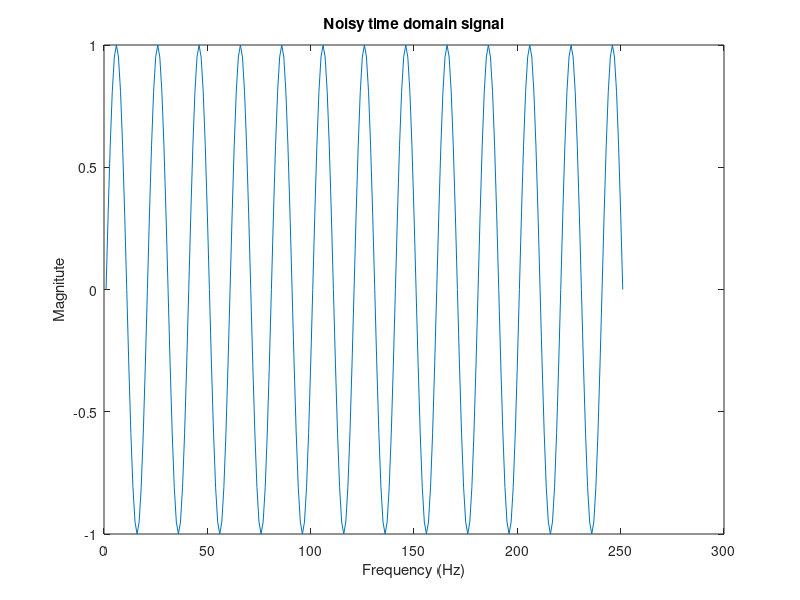

Write MATLAB code to recreate this figure.
%**********************************************************************
% Lab 1: <The Major Problem>
%
% Description:
% <This program solves the Major problem.
% A longer description should appear here (if necessary).>
%
% Author: <Student M. Me, me@twu.ca>
% Date: <January 29, 2015>
%
% Input: <none>
% Output: <only a log of what takes place>
%
% I pledge that I have completed the programming assignment independently.
% I have not copied the code from a student or any source.
% I have not given my code to any student.
%
% Sign here: <Student Name>
%*********************************************************************/

% See https://www.mathworks.com/matlabcentral/answers/380202-why-does-matlab-crash-when-plotting-with-intel-drivers?s_cid=pl_crsh_an
% matlab -softwareopenglmesa

%% Import data from text file.
clc
clear

% Create the signal
time = 0:.001:.25;
x = sin(2*pi*50*time);
y = x + 2*randn(size(time));

% Plot the signal
plot(x)
title('Noisy time domain signal')
xlabel('Frequency (Hz)')
ylabel('Magnitute')